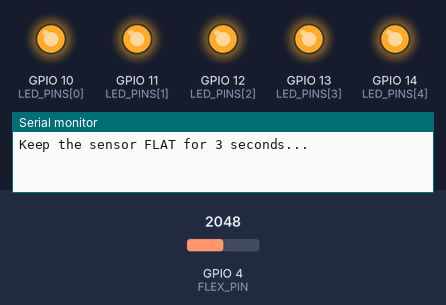
Simulated run of this sketch. Board: ESP32-S3. Parts: output pins drawn as LEDs (lit = HIGH), the last lines printed to the serial monitor. Inputs (shaded band) come from the test bench; at power-on: GPIO 4 (FLEX_PIN) = 2048 (analog values on the 0–4095 scale).

Above: at 1.1 s.
At 4.1 s:
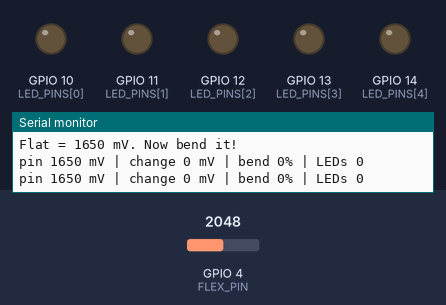
Timing chart, 0 to 5.6 s (numbered marks = the images above):
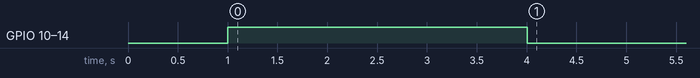

The sketch:

flex_5led_esp32.ino
```cpp
/*
  flex_5led_esp32  -  flex sensor lights up 5 LEDs like a bar graph (ESP32-S3 DevKit)
  ----------------------------------------------------------------------------------
  Flat = 0 LEDs on.  Bend more = more LEDs on (1 .. 5).
  It learns "flat" in the first 3 seconds and auto-scales to YOUR sensor,
  so even a weak sensor lights all 5 LEDs at its biggest bend.

  WIRING (see the diagram)
    ESP 3V3  -> flex leg 1
    ESP 4    -> flex leg 2 ; 20k resistor from flex leg 2 to the - rail
    ESP 10, 11, 12, 13, 14 -> LED 1..5 long leg ; short leg -> resistor -> - rail
    ESP GND  -> - rail
  LED resistors: 10k makes the LEDs DIM (fine in a dim room). 1k or 220-330 ohm is brighter if you get some.
  Board "ESP32S3 Dev Module", USB-UART port. Serial Monitor 115200 also shows the numbers.
  Type r + Send to re-learn "flat".
*/

const int FLEX_PIN = 4;
const int LED_PINS[5] = {10, 11, 12, 13, 14};

float flat_mV = 0, level = 0, maxDrop = 0;

float readMilliVolts() {
  long sum = 0;
  for (int i = 0; i < 16; i++) sum += analogReadMilliVolts(FLEX_PIN);
  return sum / 16.0;
}

void learnFlat() {
  for (int i = 0; i < 5; i++) digitalWrite(LED_PINS[i], HIGH);   // all on = "learning, keep it flat"
  Serial.println("Keep the sensor FLAT for 3 seconds...");
  float sum = 0; int n = 0; unsigned long t0 = millis();
  while (millis() - t0 < 3000) { sum += readMilliVolts(); n++; delay(10); }
  flat_mV = sum / n; level = flat_mV; maxDrop = 0;
  for (int i = 0; i < 5; i++) digitalWrite(LED_PINS[i], LOW);
  Serial.print("Flat = "); Serial.print(flat_mV, 0); Serial.println(" mV. Now bend it!");
}

void setup() {
  Serial.begin(115200);
  analogReadResolution(12);
  for (int i = 0; i < 5; i++) pinMode(LED_PINS[i], OUTPUT);
  delay(1000);
  learnFlat();
}

void loop() {
  if (Serial.available()) { char c = Serial.read(); if (c == 'r' || c == 'R') learnFlat(); }

  level += (readMilliVolts() - level) * 0.3f;
  float drop = flat_mV - level; if (drop < 0) drop = -drop;      // works whichever way your sensor goes
  if (drop > maxDrop) maxDrop = drop;
  float range = maxDrop < 30 ? 30 : maxDrop;                     // ignore noise below 30 mV
  int pct = (int)(drop / range * 100); if (pct > 100) pct = 100;
  int ledsOn = (pct + 10) / 20;                                  // 0..5 LEDs

  for (int i = 0; i < 5; i++) digitalWrite(LED_PINS[i], i < ledsOn ? HIGH : LOW);

  Serial.print("pin "); Serial.print(level, 0); Serial.print(" mV | change ");
  Serial.print(drop, 0); Serial.print(" mV | bend "); Serial.print(pct);
  Serial.print("% | LEDs "); Serial.println(ledsOn);
  delay(50);
}
```
